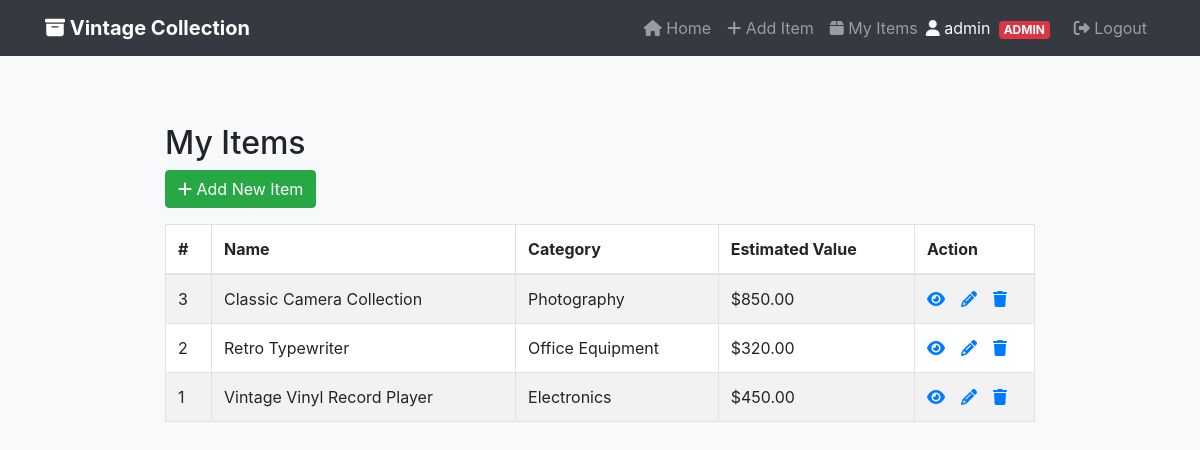
/my_items.php (signed in), run on the app's committed database.
### tables this page shows
CREATE TABLE IF NOT EXISTS items (
    id INT NOT NULL PRIMARY KEY AUTO_INCREMENT,
    item_name VARCHAR(255) NOT NULL,
    category VARCHAR(100) NOT NULL,
    description TEXT,
    estimated_value DECIMAL(10, 2) NOT NULL,
    user_id INT NOT NULL,
    image_path VARCHAR(500),
    created_at TIMESTAMP DEFAULT CURRENT_TIMESTAMP,
    FOREIGN KEY (user_id) REFERENCES users(id) ON DELETE CASCADE
);

### public/my_items.php (the view, shortened to what this page needs)
<?php
include "includes/header.php";
?>
<div class="row">
    <div class="col-md-12">
        <div class="mt-5 mb-3 clearfix">
            <h2 class="pull-left">My Items</h2>
            <a href="create.php" class="btn btn-success pull-right">
                <i class="fas fa-plus"></i> Add New Item
            </a>
        </div>
        <?php
        $user_id = $_SESSION["id"];
        $sql = "SELECT * FROM items WHERE user_id = ? ORDER BY id DESC";
        if ($stmt = mysqli_prepare($link, $sql)) {
            mysqli_stmt_bind_param($stmt, "i", $user_id);
            if (mysqli_stmt_execute($stmt)) {
                $result = mysqli_stmt_get_result($stmt);
                if (mysqli_num_rows($result) > 0) {
                    echo '<table class="table table-bordered table-striped">';
                    echo "<thead>";
                    echo "<tr>";
                    echo "<th>#</th>";
                    echo "<th>Name</th>";
                    echo "<th>Category</th>";
                    echo "<th>Estimated Value</th>";
                    echo "<th>Action</th>";
                    echo "</tr>";
                    echo "</thead>";
                    echo "<tbody>";
                    while ($row = mysqli_fetch_array($result, MYSQLI_ASSOC)) {
                        echo "<tr>";
                        echo "<td>" . $row['id'] . "</td>";
                        echo "<td>" . htmlspecialchars($row['item_name']) . "</td>";
                        echo "<td>" . htmlspecialchars($row['category']) . "</td>";
                        echo "<td>$" . number_format($row['estimated_value'], 2) . "</td>";
                        echo "<td>";
                        echo '<a href="read.php?id=' . $row['id'] . '" class="mr-3" title="View Record" data-toggle="tooltip"><span class="fa fa-eye"></span></a>';
                        echo '<a href="update.php?id=' . $row['id'] . '" class="mr-3" title="Update Record" data-toggle="tooltip"><span class="fa fa-pencil"></span></a>';
                        echo '<a href="delete.php?id=' . $row['id'] . '" title="Delete Record" data-toggle="tooltip"><span class="fa fa-trash"></span></a>';
                        echo "</td>";
                        echo "</tr>";
                    }
                    echo "</tbody>";
                    echo "</table>";
                } else {
                    echo '<div class="alert alert-info"><em>You haven\'t added any items yet.</em></div>';
                }
            } else {
                echo "Oops! Something went wrong. Please try again later.";
            }
        }
        ?>
    </div>
</div>
<?php include "includes/footer.php"; ?>

### public/includes/header.php (shortened to what this page needs)
<!DOCTYPE html>
<html lang="en">
<head>
    <link rel="stylesheet" href="https://stackpath.bootstrapcdn.com/bootstrap/4.5.2/css/bootstrap.min.css">
    <link href="https://cdnjs.cloudflare.com/ajax/libs/font-awesome/6.4.2/css/all.min.css" rel="stylesheet">
    <link rel="stylesheet" href="assets/css/custom.css">
</head>
<body>
    <nav class="navbar navbar-expand-lg navbar-dark bg-dark">
        <div class="container">
            <a class="navbar-brand" href="index.php"><i class="fas fa-archive"></i> Vintage Collection</a>
            <div class="collapse navbar-collapse" id="navbarNav">
                <ul class="navbar-nav ml-auto">
                    <li class="nav-item">
                        <a class="nav-link" href="index.php"><i class="fas fa-home"></i> Home</a>
                    </li>
                    <li class="nav-item">
                        <a class="nav-link" href="create.php"><i class="fas fa-plus"></i> Add Item</a>
                    </li>
                    <?php if (isset($_SESSION["loggedin"]) && $_SESSION["loggedin"] === true): ?>
                    <li class="nav-item">
                        <a class="nav-link" href="my_items.php"><i class="fas fa-box"></i> My Items</a>
                    </li>
                    <li class="nav-item">
                        <span class="navbar-text text-light">
                            <i class="fas fa-user"></i> <?php echo htmlspecialchars($_SESSION["username"]); ?>
                            <?php if (isset($_SESSION["role"]) && $_SESSION["role"] == 'admin'): ?>
                                <span class="badge badge-danger ml-1">ADMIN</span>
                            <?php endif; ?>
                        </span>
                    </li>
                    <li class="nav-item">
                        <a class="nav-link" href="logout.php"><i class="fas fa-sign-out-alt"></i> Logout</a>
                    </li>
                    <?php endif; ?>
                </ul>
            </div>
        </div>
    </nav>
    <div class="wrapper">
        <div class="container-fluid">

### public/includes/footer.php
        </div>
    </div>
</body>
</html>

### public/assets/css/custom.css (style rules this page uses)
body { background-color: #f8f9fa; }
.wrapper { padding: 20px 0; }
.table { background-color: white; }
.navbar-brand { font-weight: bold; }
.navbar-text { display: inline-block; padding-top: 0.5rem; padding-bottom: 0.5rem; margin-right: 1rem; }
.navbar-nav .nav-item .navbar-text { line-height: 1.5; }
.btn { border-radius: 4px; }

### public/includes/header.php (style rules this page uses)
.wrapper { width: 900px; margin: 0 auto; }
table tr td:last-child { width: 120px; }

### data on the page
items: id "3", item_name "Classic Camera Collection", category "Photography", estimated_value "850.00"
items: id "2", item_name "Retro Typewriter", category "Office Equipment", estimated_value "320.00"
items: id "1", item_name "Vintage Vinyl Record Player", category "Electronics", estimated_value "450.00"

### other printed values
$_SESSION["username"] "admin"
